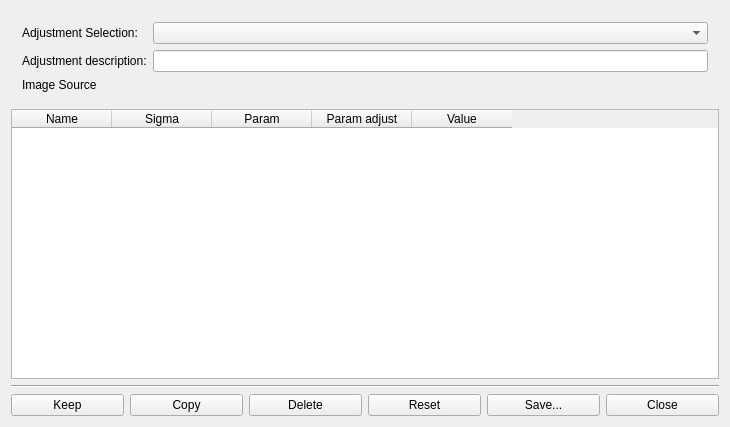
<?xml version="1.0" encoding="UTF-8"?>
<ui version="4.0">
 <class>AdjustableParameterEditor</class>
 <widget class="QDialog" name="AdjustableParameterEditor">
  <property name="geometry">
   <rect>
    <x>0</x>
    <y>0</y>
    <width>730</width>
    <height>427</height>
   </rect>
  </property>
  <property name="windowTitle">
   <string>Parameter Adjustments</string>
  </property>
  <layout class="QVBoxLayout" name="verticalLayout">
   <item>
    <widget class="QWidget" name="" native="true">
     <layout class="QGridLayout">
      <item row="2" column="2">
       <widget class="QLineEdit" name="m_adjustmentDescriptionInput"/>
      </item>
      <item row="0" column="0">
       <widget class="QLabel" name="m_adjustmentSelectionLabel">
        <property name="text">
         <string>Adjustment Selection:</string>
        </property>
        <property name="wordWrap">
         <bool>false</bool>
        </property>
       </widget>
      </item>
      <item row="0" column="2">
       <widget class="QComboBox" name="m_adjustmentSelectionBox"/>
      </item>
      <item row="2" column="0">
       <widget class="QLabel" name="m_adjustmentDescriptionLabel">
        <property name="text">
         <string>Adjustment description:</string>
        </property>
        <property name="wordWrap">
         <bool>false</bool>
        </property>
       </widget>
      </item>
      <item row="3" column="0">
       <widget class="QLabel" name="label">
        <property name="text">
         <string>Image Source</string>
        </property>
       </widget>
      </item>
      <item row="3" column="2">
       <widget class="QLabel" name="m_imageSourceLabel">
        <property name="text">
         <string/>
        </property>
       </widget>
      </item>
     </layout>
    </widget>
   </item>
   <item>
    <widget class="QTableWidget" name="m_adjustableParameterTable">
     <column>
      <property name="text">
       <string>Name</string>
      </property>
     </column>
     <column>
      <property name="text">
       <string>Sigma</string>
      </property>
     </column>
     <column>
      <property name="text">
       <string>Param</string>
      </property>
     </column>
     <column>
      <property name="text">
       <string>Param adjust</string>
      </property>
     </column>
     <column>
      <property name="text">
       <string>Value</string>
      </property>
     </column>
    </widget>
   </item>
   <item>
    <widget class="Line" name="line1">
     <property name="frameShape">
      <enum>QFrame::HLine</enum>
     </property>
     <property name="frameShadow">
      <enum>QFrame::Sunken</enum>
     </property>
    </widget>
   </item>
   <item>
    <layout class="QHBoxLayout">
     <item>
      <widget class="QPushButton" name="m_keepAdjustmentButton">
       <property name="text">
        <string>Keep</string>
       </property>
       <property name="autoDefault">
        <bool>false</bool>
       </property>
      </widget>
     </item>
     <item>
      <widget class="QPushButton" name="m_copyAdjustmentButton">
       <property name="text">
        <string>Copy</string>
       </property>
       <property name="autoDefault">
        <bool>false</bool>
       </property>
      </widget>
     </item>
     <item>
      <widget class="QPushButton" name="m_deleteAdjustmentButton">
       <property name="text">
        <string>Delete</string>
       </property>
       <property name="autoDefault">
        <bool>false</bool>
       </property>
      </widget>
     </item>
     <item>
      <widget class="QPushButton" name="m_resetButton">
       <property name="text">
        <string>Reset</string>
       </property>
       <property name="autoDefault">
        <bool>false</bool>
       </property>
      </widget>
     </item>
     <item>
      <widget class="QPushButton" name="m_saveButton">
       <property name="text">
        <string>Save...</string>
       </property>
       <property name="autoDefault">
        <bool>false</bool>
       </property>
      </widget>
     </item>
     <item>
      <widget class="QPushButton" name="m_closeButton">
       <property name="text">
        <string>Close</string>
       </property>
       <property name="autoDefault">
        <bool>false</bool>
       </property>
      </widget>
     </item>
    </layout>
   </item>
  </layout>
 </widget>
 <layoutdefault spacing="6" margin="11"/>
 <resources/>
 <connections/>
</ui>
